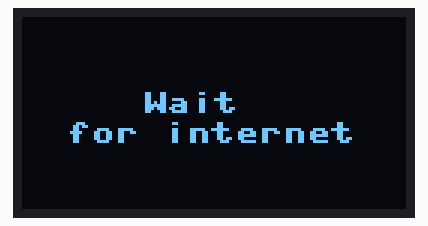
Recording of a program running on a simulated Raspberry Pi Pico running MicroPython. Parts: 128×64 one-colour display. WiFi joins after 1.5 s; library files of the repository ran but are not shown: ssd1306.py; what the program prints to the serial console is not drawn.

Above: at 0.1 s.
At 3.7 s:
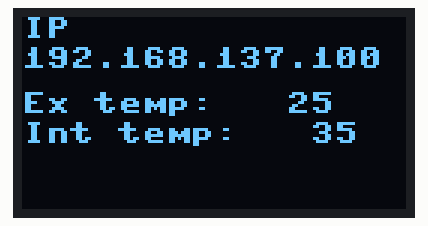

Measured:
- what the display in image 0 shows lasts 3.5 s, from 0.1 s to 3.6 s

The program:

main.py
```python
def sub_cb(topic, msg):
  print((topic, msg))

def connect_and_subscribe():
  global client_id, mqtt_server, topic_sub
  client = MQTTClient(client_id, mqtt_server)
  client.set_callback(sub_cb)
  client.connect()
  client.subscribe(topic_sub)
  print('Connected to %s MQTT broker, subscribed to %s topic' % (mqtt_server, topic_sub))
  return client

def restart_and_reconnect():
  print('Failed to connect to MQTT broker. Reconnecting...')
  time.sleep(10)
  machine.reset()

try:
  client = connect_and_subscribe()
except OSError as e:
  restart_and_reconnect()

while True:
  try:
    new_message = client.check_msg()
    if new_message != 'None':
      client.publish(topic_pub, b'received')
    time.sleep(1)
  except OSError as e:
    restart_and_reconnect()
```

web_server.py
```python
import picoweb
import json
import mqtt
import screen

from time import sleep
import station_mode

def list_json(j_data):
  fields_data= {
    'field1' : 0,
    'field2' : j_data['home1_external_temp'],
    'field3' : j_data['home1_internal_temp'],
    'field4' : j_data['home1_room1_radiator1'],
    'field5' : j_data['home1_room1_radiator2'],
    'field6' : j_data['home1_room1_window1'],
    'field7' : j_data['home1_room1_window2'],
    'field8' : j_data['home1_room1_window3']
  }
  return fields_data


screen.scritturaD()
ip = station_mode.connection()                  # store the IP address
sleep(1)


j_data = {
  'home1_external_temp' : 25,
  'home1_internal_temp' : 35,
  'home1_room1_radiator1' : 0,
  'home1_room1_radiator2' : 0,
  'home1_room1_window1' : 0,
  'home1_room1_window2' : 0,
  'home1_room1_window3' : 0}
sleep(1)
screen.scrittura(ip, j_data,False)
app = picoweb.WebApp(__name__)            # create server

@app.route('/')
def index(req, resp):
  method = req.method

  if method == 'GET':
    encoded = json.dumps(j_data)
    yield from picoweb.start_response(resp, content_type = "application/json")
    yield from resp.awrite(encoded)

  elif method == 'POST':
    yield from req.read_form_data()
    body = req.form
    sleep(0.5)
    for key, value in body.items():
      tmp = key
    tmp = "".join(tmp.split()).replace(" ","")
    body_parsed = json.loads(tmp)
    print(body_parsed)
    j_data[body_parsed['key']] = body_parsed['value']

    yield from picoweb.start_response(resp,content_type = "application/json")
    yield from resp.awrite(json.dumps(j_data))
    screen.scrittura(ip, j_data,True)
    for i in range(0,15):
      mqtt.CollegamentoMQTT("WADO64OYOU9S6QVY", list_json(j_data))
    screen.scrittura(ip, j_data,False)
    sleep(2)
app.run(debug=True, host =ip)
```

mqtt.py
```python
import machine
import urequests

def CollegamentoMQTT(API_Write, fields):
  readings = fields
  HTTP_HEADERS = {'Content-Type': 'application/json'}
  THINGSPEAK_WRITE_API_KEY = API_Write

  request = urequests.post(
    'http://api.thingspeak.com/update?api_key=' +
    THINGSPEAK_WRITE_API_KEY,
    json = readings,
    headers = HTTP_HEADERS )
  request.close()
  print("INVIATOOOOOOOOOOOOOOOO")
  print(readings)
```

screen.py
```python
import ssd1306
from machine import Pin
from machine import I2C
import time
# Heltec LoRa 32 with OLED Display
oled_width = 128
oled_height = 64
# OLED reset pin
i2c_rst = Pin(16, Pin.OUT)
# Initialize the OLED display
i2c_rst.value(0)
time.sleep_ms(5)
i2c_rst.value(1) # must be held high after initialization
# Setup the I2C lines
i2c_scl = Pin(15, Pin.OUT, Pin.PULL_UP)
i2c_sda = Pin(4, Pin.OUT, Pin.PULL_UP)
# Create the bus object
i2c = I2C(scl=i2c_scl, sda=i2c_sda)
# Create the display object
def scrittura(ip, fields, new_data):
  oled = ssd1306.SSD1306_I2C(oled_width, oled_height, i2c)
  oled.fill(0)
  oled.text('IP ', 0, 0)
  oled.text(ip , 0, 10)
  oled.text('Ex temp:   ' + str(fields['home1_external_temp']), 0, 25)
  oled.text('Int temp:   ' + str(fields['home1_internal_temp']), 0, 35)
  if new_data == True:
    oled.text('New data coming', 0, 45)
  else:
    oled.text('', 0, 45)
  '''if fields['home1_room1_radiator1'] == 1:
    oled.text('Rad 1:   Open', 0, 20)
  else:
    oled.text('Rad 1:   Close', 0, 20)
  if fields['home1_room1_radiator2'] == 1:
    oled.text('Rad 2:   Open', 0, 30)
  else:
    oled.text('Rad 2:   Close', 0, 30)
  if fields['home1_room1_window1'] == 1:
    oled.text('Win 1:   Open', 0, 40)
  else:
    oled.text('Win 1:   Close', 0, 40)
  if fields['home1_room1_window2'] == 1:
    oled.text('Win 2:   Open', 0, 48)
  else:
    oled.text('Win 2:   Close', 0, 48)
  if fields['home1_room1_window3'] == 1:
    oled.text('Win 3:   Open', 0, 55)
  else:
    oled.text('Win 3:   Close', 0, 55)'''

  oled.show()


def scritturaD():
  oled = ssd1306.SSD1306_I2C(oled_width, oled_height, i2c)
  oled.fill(0)
  oled.text('Wait', 40, 25)
  oled.text('for internet', 15, 35)
  oled.show()
```

station_mode.py
```python
import network

def connection():
  wlan = network.WLAN(network.STA_IF)
  wlan.active(True)
  if not wlan.isconnected():
    print('connecting to network...')
    wlan.connect('Pasquale-pc', 'Pasquale')
    while not wlan.isconnected():
      pass
    wlan.ifconfig(('192.168.137.100', '255.255.255.0', '192.168.137.1', '192.168.137.1'))
  print('network config:', wlan.ifconfig())
  return wlan.ifconfig()[0]
```
